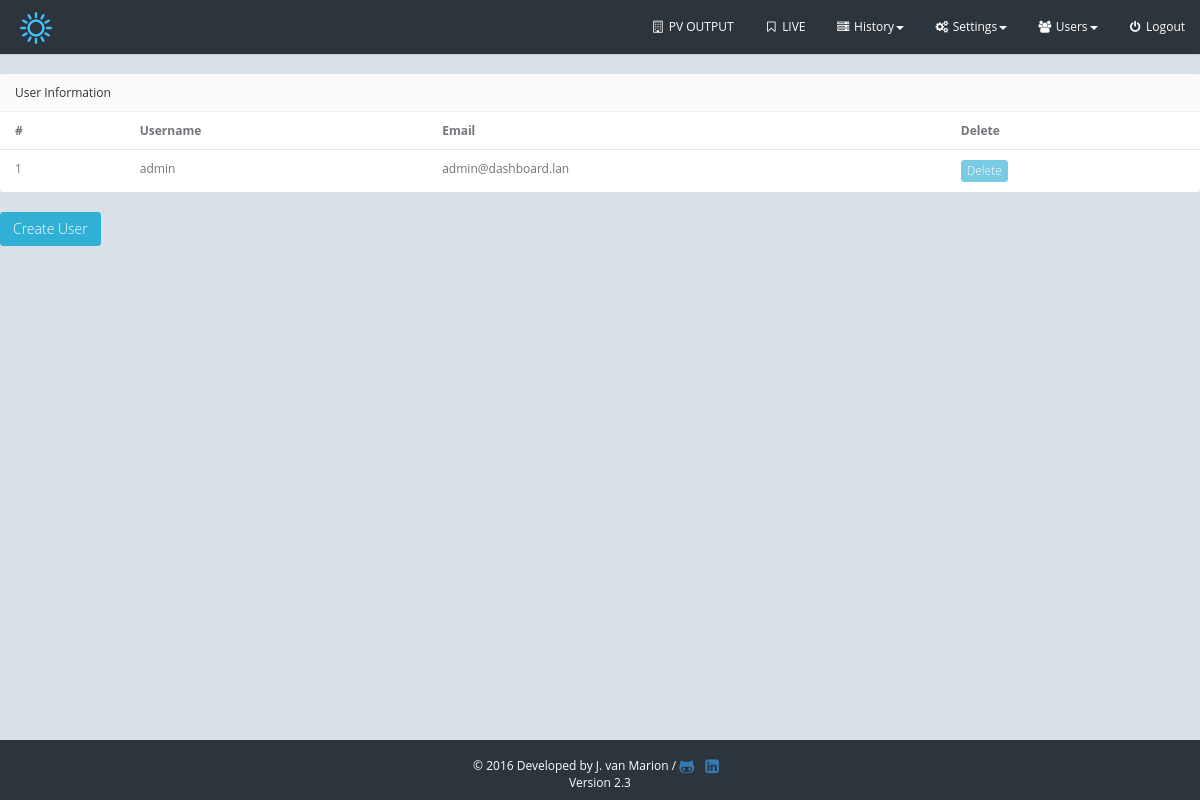
Screenshot of /settings/user_overview.php (signed in) with the database file from the repository.
### tables this page shows
CREATE TABLE IF NOT EXISTS `users` (
  `id` int(11) NOT NULL AUTO_INCREMENT,
  `username` varchar(255) NOT NULL,
  `password` char(64) NOT NULL,
  `salt` char(16) NOT NULL,
  `email` varchar(255) NOT NULL,
  PRIMARY KEY (`id`),
  UNIQUE KEY `username` (`username`),
  UNIQUE KEY `email` (`email`)
);

### inc/general_conf.inc.php (called while the page is built, shortened)
<?php
$DOCUMENT_ROOT = '/Enecsys_Dashboard';
?>

### language/ENG.inc.php (called while the page is built, shortened)
<?php
$LANG_HEADER_HISTORY = 'History';
$LANG_HEADER_SETTINGS = 'Settings';
$LANG_HEADER_USERS = 'Users';
$LANG_HEADER_LOGOFF = 'Logout';
$LANG_USERNAME = 'Username';
$LANG_EMAIL = 'Email';
$LANG_USER_INFO = 'User Information';
$LANG_BUTTON_CREATE_USER = 'Create User';
$LANG_BUTTON_DELETE = 'Delete';
?>

### settings/user_overview.php (the view, shortened to what this page needs)
<?php
require("../inc/general_conf.inc.php");
include ("../header.php");
echo "<div class='panel panel-default'>";
echo "<div class='panel-heading'>" . $LANG_USER_INFO . "</div>";
echo "<table class='table'>";
echo "<tr><td><b>#</b></td><td><b>" . $LANG_USERNAME . "</b></td><td><b>" . $LANG_EMAIL . "</b></td><td><b>" . $LANG_BUTTON_DELETE . "</b></td></tr>";
$connect = mysqli_connect($dbHost, $dbUserName, $dbUserPasswd, $dbName);
$output= mysqli_query($connect,"select id, username, email from users");
while($row=mysqli_fetch_array($output)){
	$row_cnt = mysqli_num_rows($output);
	if ($row_cnt == 1) {
		echo "<tr>";
        echo "<td>" . $row['id'] . "</td>";
        echo "<td>" . $row['username'] .  "</td>";
		echo "<td>" . $row['email'] .  "</td>";
		echo "<td><input type='submit' value='Delete' class='btn btn-info btn-xs disabled'></td>";
		echo "</tr>";
	}
}
echo "</table></div>";
echo "<a href='user_create.php' class='btn btn-info'>" . $LANG_BUTTON_CREATE_USER . "</a>";
?>
<?php include ("../footer.php");?>

### header.php (shortened to what this page needs)
<!doctype html>
<html lang="en">
<head>
     <link href="<?php echo $DOCUMENT_ROOT; ?>/assets/css/sticky-footer.css" rel="stylesheet">
    <link href="<?php echo $DOCUMENT_ROOT; ?>/assets/css/bootstrap.min.css" rel="stylesheet" media="screen">
    <link href="<?php echo $DOCUMENT_ROOT; ?>/assets/css/style.min.css" rel="stylesheet">
    <link href="<?php echo $DOCUMENT_ROOT; ?>/assets/font-awesome-4.5.0/css/font-awesome.min.css" rel="stylesheet">
    <link rel="stylesheet" href="<?php echo $DOCUMENT_ROOT; ?>/assets/jquery/jquery-ui-1.11.4/jquery-ui.css">
</head>
<body>
<div id="wrap">
    <nav class="navbar navbar-default bg-black">
        <div class="container-fluid">
            <div class="navbar-header">
                <a class="navbar-brand" href="<?php echo $DOCUMENT_ROOT; ?>/index2.php">
                    <img alt="Brand" src="<?php echo $DOCUMENT_ROOT; ?>/img/sun-32.png" alt="Enecsys Dashboard" title="Enecsys Dashboard">
                </a>
            </div>
            <div id="navbar" class="navbar-collapse collapse">
                <ul class="nav navbar-nav navbar-right">
                    <li><a href="<?php echo $DOCUMENT_ROOT; ?>/products/pvoutput/overview.php"><i class="fa fa-building-o fa-fw"></i> PV OUTPUT</a></li>
                <ul class="nav navbar-nav navbar-right">
                    <li><a href="<?php echo $DOCUMENT_ROOT; ?>/products/solar/overview.php"><i class="fa fa-bookmark-o fa-fw"></i> LIVE</a></li>
                    <li class="dropdown">
                        <a href="#" class="dropdown-toggle" data-toggle="dropdown" role="button" aria-haspopup="true" aria-expanded="false"><i class="fa fa-server fa-fw"></i> <?php echo $LANG_HEADER_HISTORY; ?><span class="caret"></span></a>
                    </li>
                    <li class="dropdown">
                        <a href="#" class="dropdown-toggle" data-toggle="dropdown" role="button" aria-haspopup="true" aria-expanded="false"><i class="fa fa-cogs fa-fw"></i> <?php echo $LANG_HEADER_SETTINGS; ?><span class="caret"></span></a>
                    </li>
                    <li class="dropdown">
                        <a href="#" class="dropdown-toggle" data-toggle="dropdown" role="button" aria-haspopup="true" aria-expanded="false"><i class="fa fa-users fa-fw"></i> <?php echo $LANG_HEADER_USERS; ?><span class="caret"></span></a>
                    </li>
                    <li><a href="<?php echo $DOCUMENT_ROOT; ?>/logout.php"><i class="fa fa-power-off fa-fw"></i> <?php echo $LANG_HEADER_LOGOFF; ?></a></li>
                </ul>
            </div>
        </div>
    </nav>

### footer.php (shortened to what this page needs)
</div>
<div id="footer" class="bg-black">
      <div class="container">
            <p class="text-muted" align="center"><br>&copy; <?php echo date("Y"); ?> Developed by J. van Marion /
            <a href="https://github.com/nlmaca" target="_blank"><i class="fa fa-github-alt fa-lg">&nbsp;&nbsp;</i></a>
                   <a href="https://nl.linkedin.com/in/jeroenvanmarion" target="_blank"><i class="fa fa-linkedin-square fa-lg">&nbsp;&nbsp;</i></a>
            <br>Version 2.3</p>
      </div>
</div>
</body>
</html>

### assets/css/sticky-footer.css (style rules this page uses)
html, body { height: 100%; }
#wrap { min-height: 100%; height: auto; margin: 0 auto -60px; padding: 0 0 60px; }
#footer { height: 60px; background-color: #f5f5f5; color: #fff; }

### rows the page displays
users: id "1", username "admin", email "admin@dashboard.lan"

### other values shown
$LANG_HEADER_HISTORY "History"
$LANG_HEADER_SETTINGS "Settings"
$LANG_HEADER_USERS "Users"
$LANG_HEADER_LOGOFF "Logout"
$LANG_USER_INFO "User Information"
$LANG_USERNAME "Username"
$LANG_EMAIL "Email"
$LANG_BUTTON_DELETE "Delete"
$LANG_BUTTON_CREATE_USER "Create User"
